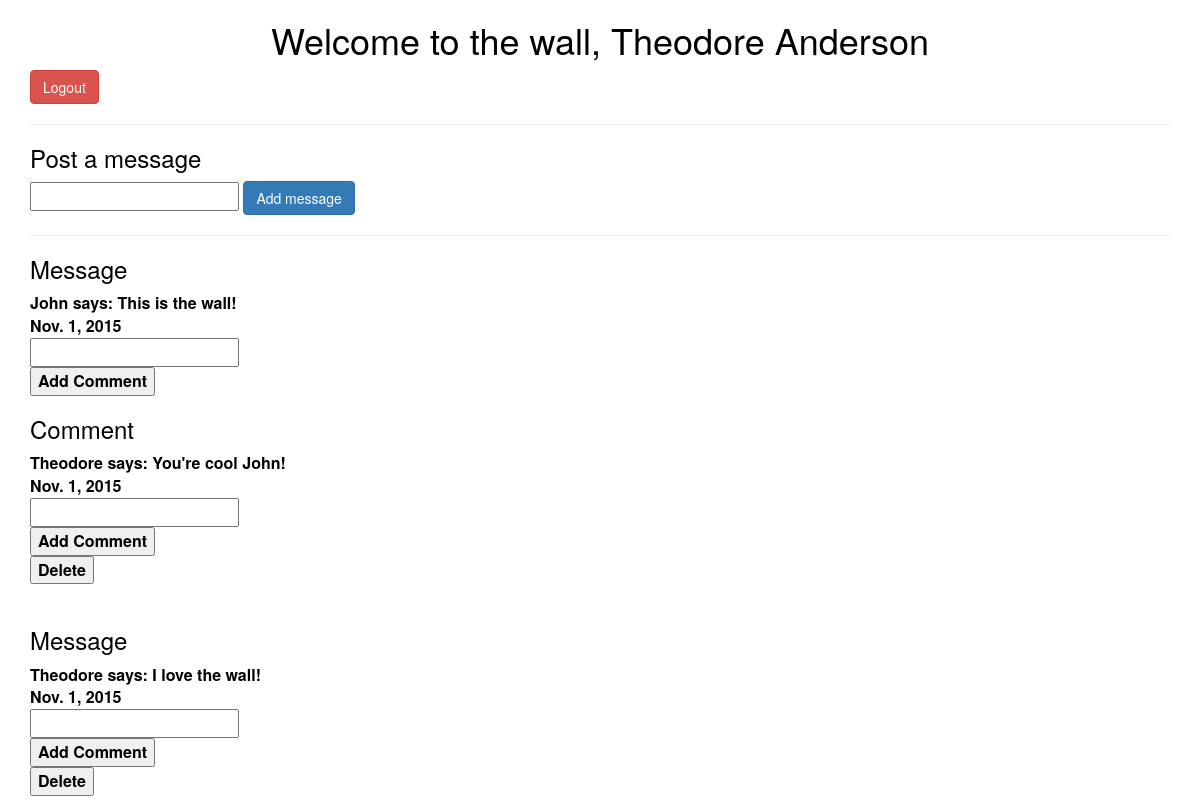
The page /dashboard (signed in) on the database its author committed.
### apps/wall/models.py (models this page shows)
class User(models.Model):
	first_name = models.TextField(blank=False, max_length=20)
	last_name = models.TextField(blank=False, max_length=20)
	email = models.TextField(blank=False, max_length=20)
	password = models.TextField(blank=False, max_length=20)
	counter = models.IntegerField(blank=False, null=True)
	class Meta:
		db_table = 'user'

class Message(models.Model):
	user = models.ForeignKey(User, related_name="message_user")
	message = models.TextField(blank=False, max_length=200)
	created_at = models.DateField()
	class Meta:
		db_table = 'messages'

class Comment(models.Model):
	user = models.ForeignKey(User, related_name = "comment_user")
	message = models.ForeignKey(Message, related_name="comment_message", null=True)
	comment = models.TextField(blank=False, max_length=200)
	created_at = models.DateField(null=True)
	class Meta:
		db_table = 'comments'

### apps/wall/views.py (the view)
# urls.py: url(r'dashboard$', views.dashboard, name="dashboard"),
def dashboard(request):
	print "User Dashboard"
	if "user_id" in request.session:
		user = User.objects.get(id=request.session['user_id'])
		messages = Message.objects.all().order_by('created_at').reverse()
		comments = Comment.objects.all()
		context = {
			'user': user,
			'messages': messages,
			'comments': comments
		}
		return render(request, 'wall/dashboard.html', context)
	else:
		del request.session
		return redirect('/')

### apps/wall/templates/wall/dashboard.html (shortened to what this page needs)
<!DOCTYPE html>
<html>
<head>
	<link rel="stylesheet" href="https://maxcdn.bootstrapcdn.com/bootstrap/3.3.5/css/bootstrap.min.css">
</head>
<body>
<div class="container">
	<center><h1>Welcome to the wall, {{user.first_name}} {{user.last_name}} </h1></center>
<h4>
<a href="/logout" style="color:brown"><button class="btn btn-danger">Logout</button></a></h4>
<hr>
	<h3>Post a message</h3>
	<form action="/message" method="post">
		<input type="text" name="message" required>
		<input type="submit" value="Add message" class="btn btn-primary">
	</form>
	<hr>
	<div class="messages">
		{% for message in messages %}
			<h3>Message</h3>
			{{message.user.first_name}} says: {{message.message}}
			<br>
			{{message.created_at}}
			<form action="/comment/{{message.id}}/" method="post">
			<input type="text" name="comment" required>
			<br>
			<input type="submit" value="Add Comment" >
			</form>
			{% if message.user_id == request.session.user_id %}
			<form action="/message/{{message.id}}/delete">
			<input type="submit" value="Delete" >
			</form>
			{%endif%}
			{% for comment in comments %}
				{% if comment.message_id == message.id %}
				<h3>Comment</h3>
				{{comment.user.first_name}} says: {{comment.comment}}
				<br>
				{{comment.created_at}}
				<form action="/comment/{{message.id}}/" method="post">
			<input type="text" name="comment" required>
			<br>
			<input type="submit" value="Add Comment" >
			</form>
			{% if comment.user_id == request.session.user_id %}
			<form action="/comment/{{comment.id}}/delete">
			<input type="submit" value="Delete" >
			</form>
			<br>
					{%endif%}
				{%endif%}
			{%endfor%}
		{%endfor%}
	</div>
</body>
</html>

### apps/wall/templates/wall/dashboard.html (style rules this page uses)
body { color:black; font-size:16px; font-weight:bold; background-image: url("https://upload.wikimedia.org/wikipedia/en/thumb/1/13/PinkFloydWallCoverOriginalNoText.jpg/220px-PinkFloydWallCoverOriginalNoText.jpg"); }

### rows shown on the page
User: first_name "Theodore", last_name "Anderson"
Message: user.first_name "John", message "This is the wall!", created_at "Nov. 1, 2015"
Comment: user.first_name "Theodore", comment "You're cool John!", created_at "Nov. 1, 2015"
Message: user.first_name "Theodore", message "I love the wall!", created_at "Nov. 1, 2015"
